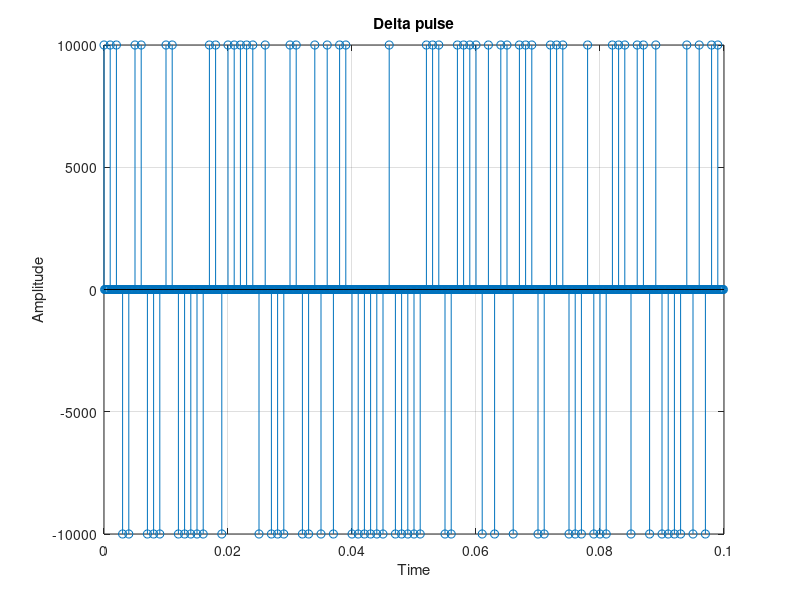

Write MATLAB code to recreate this figure. (Note: this script raises an error after producing the figure.)
clear; clc; close all;
% function for C.2 1
function [X] = bits_to_2PAM(b)
    for i = 1 : length(b)
        if b(i) == 0
            X(i) = 1;
        else 
            X(i) = -1;
        end
    end
end

%C.1
N = 100;

b = (sign(randn(N, 1)) + 1)/2;

T = 10^(-3);
over = 10;
a = 0.5;
A = 4;


%C.2 1 Call the function
X = bits_to_2PAM(b);

% C.2 2 
T_s = T / over;

X_delta = 1/T_s * upsample(X, over);

t_d = [0: T_s : (N * T) - T_s];

figure('Name','C.2 2 Draw X_delta');
stem(t_d, X_delta);
title('Delta pulse');
xlabel('Time');
ylabel('Amplitude');
grid on;

% C.2 3
[phi, t] = srrc_pulse(T, over, A, a);

X_t = conv(X_delta,phi)*T_s;
t_conv = [min(t_d) + min(t) : T_s : max(t_d) + max(t)];

figure('Name','C.2 3 Draw X_t');
plot(t_conv, X_t);
title('Conv Delta pulse with phi');
xlabel('Time');
ylabel('Amplitude');
grid on;

% C.2 4
% Create φ(-t)
phi_negative = phi(numel(phi):-1:1);
t_negative =  t(numel(t):-1:1);

Z = conv(X_t, phi_negative)*T_s;
t_z = [min(t_negative) + min(t_conv) : T_s : max(t_negative) + max(t_conv)];

kT = [0: N - 1] * T;

figure('Name','C.2 4 Draw Z_t');
plot(t_z, Z);
hold on;
title('Z(t)');
xlabel('Time');
ylabel('Amplitude');
grid on;
stem(kT, X);
hold off;







